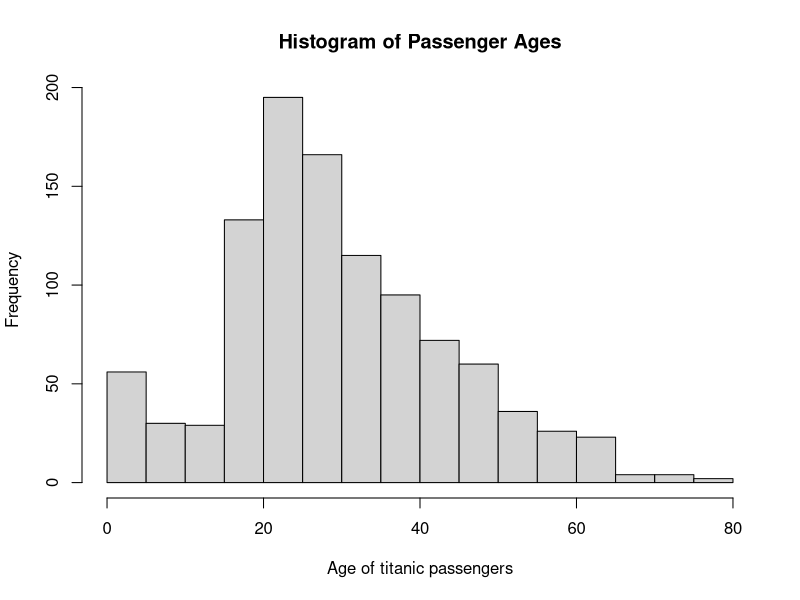
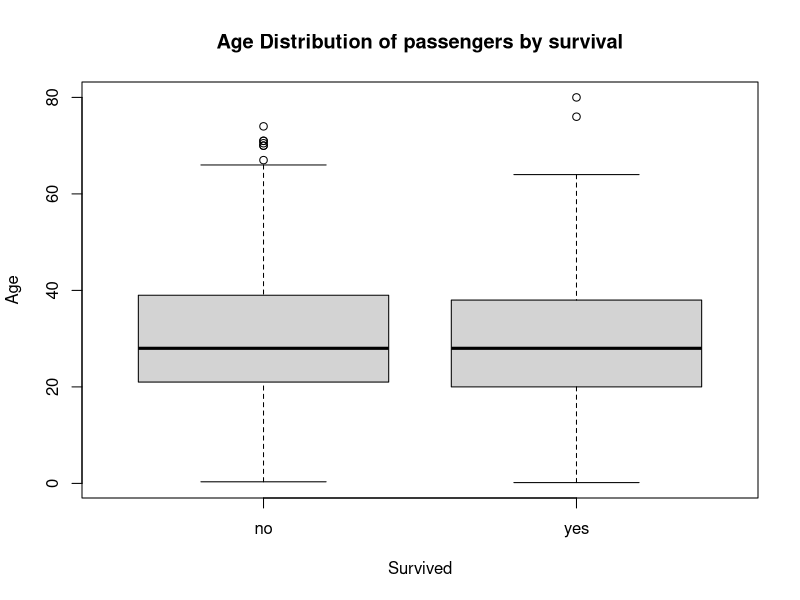

The R source for these figures, in order:
###### Answer to question 3

# Summary of Titanic dataset
#install.packages("carData") already installed
library(carData)
summary(TitanicSurvival)

#### Answer to question 4
# Table command to show number of survivors in each class
### First determine if there are any NAs in each of the pertinent columns
sum(is.na(TitanicSurvival$survived))
sum(is.na(TitanicSurvival$passengerClass))
#### No NAs in these columns
surv_table <- table(TitanicSurvival$passengerClass, TitanicSurvival$survived)
surv_table


#### Text portion  for answer ####
# The number of people in 3rd class have many more people who did not survive (25% survival rate)
# compared to first and second (62% and 43%, respectively)

#### Answer to question 5
#### Make a histogram of ages
hist(TitanicSurvival$age, xlab = "Age of titanic passengers",main = "Histogram of Passenger Ages")

#### Text portion  for answer ####

########### The histogram appears to be skewed right




#### Answer to question 6
boxplot(TitanicSurvival$age ~ TitanicSurvival$survived, xlab = "Survived", ylab = "Age", main= "Age Distribution of passengers by survival")


#### Text portion  for answer ####
# There seems to be very little difference in the age distribution.  The Age distribution of those who didn't survive has more outlier values.

